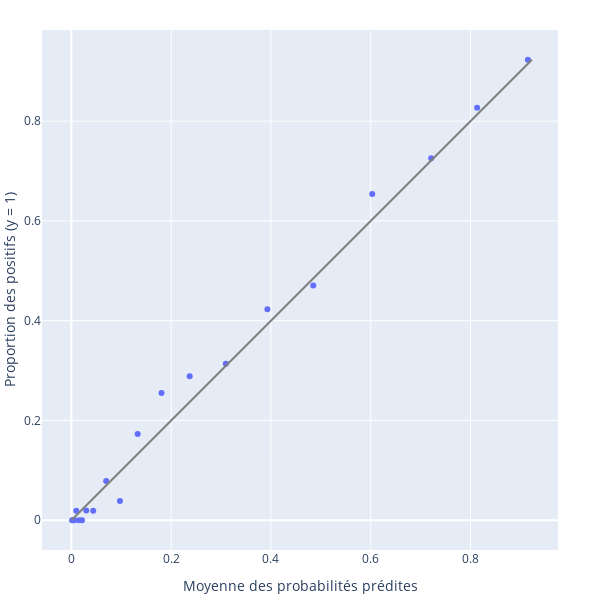

Notebook code cell kept with this figure:
### Markdown cell above
## <font color='#3b4859'>5.3. Courbe de calibration</font>

### Code cell
from sklearn.calibration import calibration_curve

# La fonction de sklearn calcule les probabilités de vrais postifs et de positifs prédits pour tracer ensuite une courbe de calibration.

bins = 20
prob_true, prob_pred = calibration_curve(
        y_val, y_pred,
        n_bins=bins,
        strategy="quantile"
    )

calibration_plots = pd.DataFrame({"prob_pred":prob_pred, "prob_true":prob_true})

# Représentation graphique
xlim_ylim_sklearn = calibration_plots.values.max()

fig = px.scatter(
    calibration_plots,
    x="prob_pred",
    y="prob_true"
)
fig.add_trace(
    go.Scatter(
        x=[0, xlim_ylim_sklearn],
        y=[0, xlim_ylim_sklearn],
        mode="lines",
        line=go.scatter.Line(color="gray"),
        showlegend=False)
)
fig.update_layout(
    xaxis_title="Moyenne des probabilités prédites",
    yaxis_title="Proportion des positifs (y = 1)",
    yaxis=dict(scaleanchor="x", scaleratio=1),
    xaxis=dict(constrain='domain'),
    margin=dict(l=0, r=0, t=30, b=50),
    width=600, height=600
)
fig.show()

### Figure 1 — Plotly figure (JSON) as saved in the notebook; plotly's stock layout.template omitted (floating-point values rounded to 4 significant figures)
{"data": [{"hovertemplate": "prob_pred=%{x}<br>prob_true=%{y}<extra></extra>", "legendgroup": "", "marker": {"color": "#636efa", "symbol": "circle"}, "mode": "markers", "name": "", "orientation": "v", "showlegend": false, "type": "scatter", "x": [0.001371, 0.003254, 0.005942, 0.009741, 0.01492, 0.02115, 0.02976, 0.04369, 0.06966, 0.09724, 0.1328, 0.1806, 0.2371, 0.3095, 0.3929, 0.4847, 0.6031, 0.7212, 0.8133, 0.915], "xaxis": "x", "y": [0, 0, 0, 0.01923, 0, 0, 0.01961, 0.01923, 0.07843, 0.03846, 0.1731, 0.2549, 0.2885, 0.3137, 0.4231, 0.4706, 0.6538, 0.7255, 0.8269, 0.9231], "yaxis": "y"}, {"line": {"color": "gray"}, "mode": "lines", "showlegend": false, "type": "scatter", "x": [0, 0.9231], "y": [0, 0.9231]}], "layout": {"height": 600, "legend": {"tracegroupgap": 0}, "margin": {"b": 50, "l": 0, "r": 0, "t": 30}, "width": 600, "xaxis": {"anchor": "y", "constrain": "domain", "domain": [0, 1], "title": {"text": "Moyenne des probabilités prédites"}}, "yaxis": {"anchor": "x", "domain": [0, 1], "scaleanchor": "x", "scaleratio": 1, "title": {"text": "Proportion des positifs (y = 1)"}}}}
